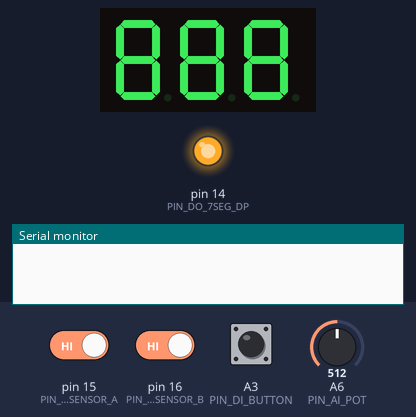
Bench run of a sketch on a simulated Arduino Nano, built with avr-gcc and run on an emulated ATmega328P. On the bench: 3-digit seven-segment display, output pins drawn as LEDs (lit = HIGH), the last lines printed to the serial monitor. Wiring (inferred from the names in the program): BCD to 7-segment decoder: data pin 5, pin 2, pin 3, pin 4; 3-digit 7-segment display, segments lit when HIGH: segments Q0, Q1, Q2, Q3, Q4, Q5, Q6; digit selects pin 8, pin 7, pin 6. The test bench sets the inputs (shaded band); at power-on: A3 (PIN_DI_BUTTON) LOW, A6 (PIN_AI_POT) = 512, pin 15 (PIN_DI_SENSOR_A) HIGH, pin 16 (PIN_DI_SENSOR_B) HIGH. The segment pins are drawn as the display they are named for; pins used as bus, display or sensor lines are not drawn.

Above: at 0.1 s.
2.9 s: A3 (PIN_DI_BUTTON) pulled HIGH for 0.15 s
At 3.5 s:
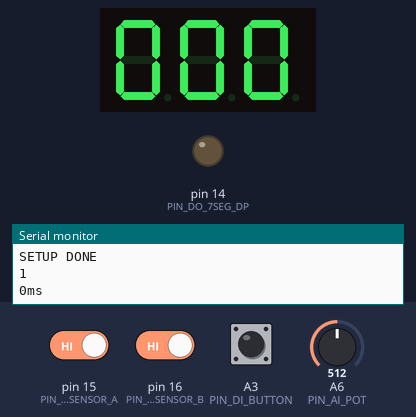
4.5 s: A3 (PIN_DI_BUTTON) pulled HIGH for 1 s
At 5.5 s:
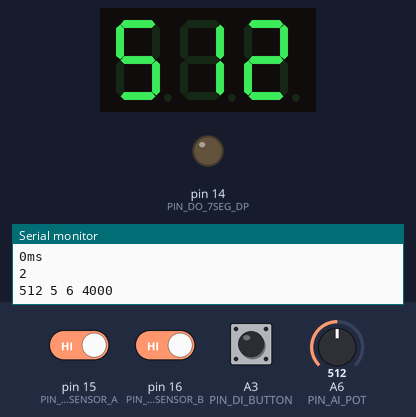
7.0 s: A3 (PIN_DI_BUTTON) pulled HIGH for 0.15 s
At 7.2 s:
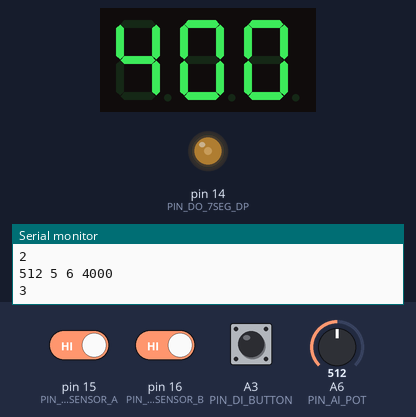
7.7 s: A6 (PIN_AI_POT) set to 676
At 7.88 s:
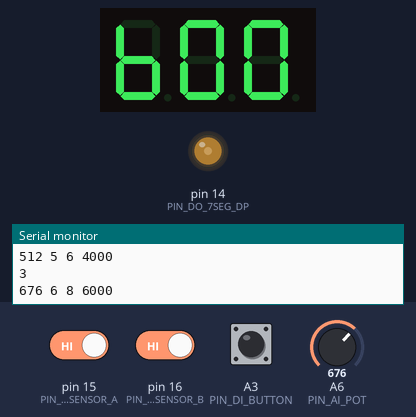
9.2 s: A6 (PIN_AI_POT) set to 716
At 10.5 s:
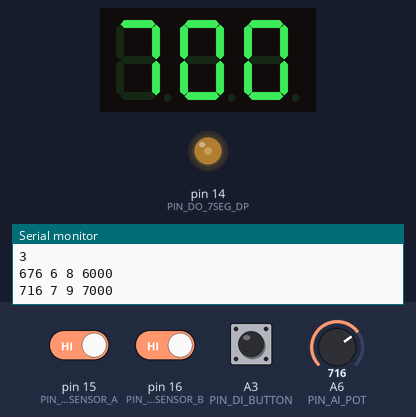
10.7 s: A6 (PIN_AI_POT) set to 99
12.2 s: A6 (PIN_AI_POT) set to 90
At 13.7 s:
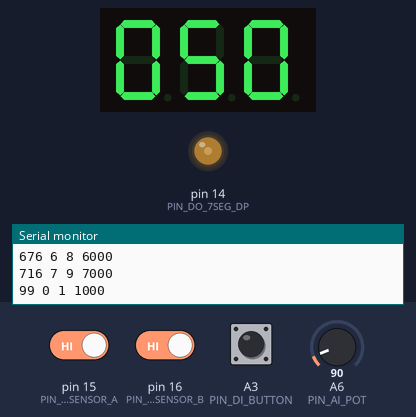
Timing chart, 0 to 14.7 s (numbered marks = the images above; inputs shaded):
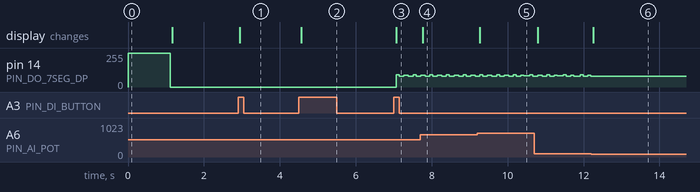

The sketch:

speed7segment.ino
```cpp
#include "defines.h"
#include "display.h"
#include "sensors.h"

unsigned long micros_display = 0; //DO A FUNCTION FOR ELAPSED MILLIS
const int gate_ms[] = {500, 1000, 1500, 2000, 2500, 3000, 4000, 5000, 6000, 7000, 8000, 9000, 10000};

void callback_button_pressed(void);


void setup()
{
  // put your setup code here, to run once:

  setup_digital_pins();

  Serial.begin(19200);
  while (!Serial);  // wait for serial port to connect. Needed for native USB port only

  lamp_test();

  button_setup_callbacks(&callback_button_pressed, &callback_button_released);

  nvm_init();

  Serial.println("SETUP DONE");
}


int mode = 0;

void loop()
{
  // put your main code here, to run repeatedly:

  button_scheduled();

  switch(mode)
  {
    case 0:
    {
      display_set_value(0, 0b111);
      loop_mode_passthrough();
      break;
    }

    case 1:
    {
      sensors_scheduled();
      loop_mode_speed(0);
      break;
    }

    case 2:
    {
      loop_test_pot(0);
      break;
    }

    case 3:
    {
      loop_test_pot(1);
      break;
    }

    case 4:
    case 5:
    {
      int sensor = (mode == 4 ? PIN_AI_SENSOR_A : PIN_AI_SENSOR_B);
      loop_test_analog(sensor);
      LED_sensor_A(mode == 4);
      LED_sensor_B(mode == 5);
      break;
    }

    case 6:
    {
      loop_test_button();
      break;
    }

  }

  loop_update_display();
}

void callback_button_pressed(void)
{
  // if (mode > 2) mode = 0;
  if (mode != 6) ++mode;
  // mode == 6 ? --mode : ++mode;
  Serial.println(mode);
}

unsigned long button_ms_released = 0;
void callback_button_released(unsigned long ms)
{
  button_ms_released = ms;
}

bool reset_until_new_speed = false; //blank vs 000
void loop_mode_speed(bool reset)
{
  int speed = sensors_get_speed();
  int dots = 0;
  int blank = reset ? 0b111 : 0;

  if (speed < 0) speed = 0; //should not happen
  if (speed > 999)
  {
    speed = 999;
    dots = 0b111; //overflow
  }
  display_set_value(speed, blank, dots);
}


void loop_update_display(void)
{
  unsigned long time_micros = micros();

  if (time_micros >= micros_display + DISPLAY_REFRESH)
  {
    micros_display = time_micros;
    display_scheduled();
    // Serial.println("DISPLAY UPDATE");

  }
}

void loop_mode_passthrough(void)
{
  bool sensorA = false;
  bool sensorB = false;

  sensorA = !digitalRead(PIN_DI_SENSOR_A);
  sensorB = !digitalRead(PIN_DI_SENSOR_B);

  digitalWrite(PIN_DO_TRIGRDY_A, !sensorA);
  digitalWrite(PIN_DO_TRIGRDY_B, !sensorB);
  digitalWrite(PIN_DO_BICOLOR_R, sensorA);
  digitalWrite(PIN_DO_BICOLOR_G, sensorB);
}

void lamp_test(void)
{
  display_set_value(888, 0, 0b111);
  LED_bicolor(LED_BICOLOR_RED);
  LED_sensor_A(true);
  LED_sensor_B(false);

  delayUpdateDisplay(500);

  LED_bicolor(LED_BICOLOR_GREEN);
  LED_sensor_A(false);
  LED_sensor_B(true);

  delayUpdateDisplay(500);

  display_set_value(0, 0b111);
  LED_bicolor(LED_BICOLOR_OFF);
  LED_sensor_A(false);
  LED_sensor_B(false);

  delayUpdateDisplay(500);
}

void delayUpdateDisplay(int delay)
{
  //delay(300);
  for(int i = 0; i < delay; ++i)
  {
    display_scheduled();
    delayMicroseconds(1000);
  }
}
```

button.ino
```cpp
#include "defines.h"

bool button_filtered = false;
long button_debounce_counter = 0;
long button_debounce_threshold = 10;
unsigned long button_ms_press = 0;
unsigned long button_ms_release = 0;

void (*p_fcn_press)(void) = nullptr;
void (*p_fcn_release)(unsigned long) = nullptr;

//////////////// FILTER!

void button_scheduled(void)
{
  bool button = button_filter(digitalRead(PIN_DI_BUTTON));
  static bool button_prev = false;

  #ifdef SERIAL_DEBUG
  Serial.print("B"); //Button
  Serial.print(button);
  Serial.print(button_prev);
  Serial.println();
  #endif

  if (button && !button_prev)
  {
    button_cb_pressed();
    button_ms_press = millis();
  }

  if (!button && button_prev)
  {
    button_ms_release = millis();
    button_cb_released(button_ms_release - button_ms_press);
  }

  button_filtered = button;
  button_prev = button_filtered;
}

bool button_get_status(void)
{
  return button_filtered;
}

unsigned long button_get_ms_press(void)
{
  return button_get_status() ? millis() - button_ms_press : 0;
}

bool button_filter(bool button)
{
  static bool button_status = false;

  if (button)
  {
    ++button_debounce_counter;
  }
  else
  {
    --button_debounce_counter;
  }

  if (button_debounce_counter < 0) button_debounce_counter = 0;
  if (button_debounce_counter > button_debounce_threshold) button_debounce_counter = button_debounce_threshold;

  if (button_debounce_counter == 0) button_status = false;
  if (button_debounce_counter == button_debounce_threshold) button_status = true;

  return button_status;
}

//typedef void (*cbfcn)(void);

// void button_setup_callbacks(void (*press)(void) = nullptr, void (*release)(void) = nullptr)
void button_setup_callbacks(void (*press)(void), void (*release)(void))
{
  p_fcn_press = press;
  p_fcn_release = release;
}

void button_cb_pressed(void)
{
  if (p_fcn_press != nullptr)
  {
    (*p_fcn_press)();
  }
}

void button_cb_released(unsigned long ms)
{
  if (p_fcn_release != nullptr)
  {
    (*p_fcn_release)(ms);
  }
}
```

defines.h
```cpp
#ifndef DEFINES_H
#define DEFINES_H

#define PIN_DO_7SEG_BCD_A 5
#define PIN_DO_7SEG_BCD_B 2
#define PIN_DO_7SEG_BCD_C 3
#define PIN_DO_7SEG_BCD_D 4
#define PIN_DO_7SEG_MUX_1 8
#define PIN_DO_7SEG_MUX_2 7
#define PIN_DO_7SEG_MUX_3 6
#define PIN_DO_7SEG_DP    14 //A0
#define PIN_DO_TRIGRDY_B  9
#define PIN_DO_TRIGRDY_A  10
#define PIN_DO_BICOLOR_G  11
#define PIN_DO_BICOLOR_R  12

#define PIN_DI_SENSOR_A   15
#define PIN_DI_SENSOR_B   16
#define PIN_AI_SENSOR_A   A4
#define PIN_AI_SENSOR_B   A5
#define PIN_DI_BUTTON     A3
#define PIN_AI_POT        A6

#define DISPLAY_REFRESH 3000 //us
#define DISPLAY_RESET ZEROS

#define SERIAL_INFO
// #define SERIAL_DEBUG

#endif
```

display.cpp
```cpp
#include "display.h"
#include "defines.h"

struct
{
  uint16_t value;
  uint8_t dots;
  uint8_t blank;
} display_status = {0};

struct
{
  uint16_t value;
  uint8_t dots;
  uint8_t blank;
} display_setpoint = {0};


// PRIVATE FUNCTIONS DECLARATION
void display_mux(uint8_t);


// PRIVATE FUNCTIONS DEFINITION

void display_7seg_ABCD(uint8_t value)
{
  // value %= 10;
  value &= 0x0F;

  bool pinA = (value & 0x01) > 0;
  bool pinB = (value & 0x02) > 0;
  bool pinC = (value & 0x04) > 0;
  bool pinD = (value & 0x08) > 0;

  digitalWrite(PIN_DO_7SEG_BCD_A, pinA);
  digitalWrite(PIN_DO_7SEG_BCD_B, pinB);
  digitalWrite(PIN_DO_7SEG_BCD_C, pinC);
  digitalWrite(PIN_DO_7SEG_BCD_D, pinD);
}

void display_mux(uint8_t output_enable)
{
  digitalWrite(PIN_DO_7SEG_MUX_3, (output_enable & 0x01) > 0);
  digitalWrite(PIN_DO_7SEG_MUX_2, (output_enable & 0x02) > 0);
  digitalWrite(PIN_DO_7SEG_MUX_1, (output_enable & 0x04) > 0);
}


void display_driver(uint16_t val_7seg, uint8_t mux, uint8_t blank, uint8_t dot)
{
  display_mux(0);

  if ((display_status.blank >> mux) & 0x01)
  {
    display_7seg_ABCD(0x0F);
  }
  else
  {
    display_7seg_ABCD((val_7seg >> (4*mux)) & 0x000F);
  }

  digitalWrite(PIN_DO_7SEG_DP, (display_status.dots >> mux) & 0x01);

  display_mux(1 << mux);
}

uint16_t display_integer_value_to_hex(uint16_t value)
{
  uint16_t hex_value = 0;
  hex_value |= value % 10;
  hex_value |= ((value/10) % 10) << 4;
  hex_value |= ((value/100) % 10) << 8;
  return hex_value;
}

// PUBLIC FUNCTIONS DEFINITION
void display_set_value(int value, uint8_t blank, int dots)
{
  display_setpoint.value = value;
  display_setpoint.blank = blank;
  display_setpoint.dots = dots;
}

void display_scheduled(void)
{
  static uint8_t mux = 0;

  if (mux == 0)
  {
    display_status.value = display_setpoint.value;
    display_status.dots = display_setpoint.dots;
    display_status.blank = display_setpoint.blank;
  }

  display_driver(display_integer_value_to_hex(display_status.value), mux, display_status.blank, display_status.dots);

  mux++;

  if (mux >= DISPLAY_DIGITS)
  {
    mux = 0;
  }
}


int number_len(long value)
{
  int len = 0;

  while (value)
  {
    value /= 10;
    ++len;
  }

  return len;
}

void display_set_value_auto_dot(long value, int decimals)
{
  int dots = 0;
  int digits_integer = number_len(value) - decimals;

  if (digits_integer <= 1) digits_integer = 1;

  switch (digits_integer)
  {
    case 1:   dots = 0b100; break;
    case 2:   dots = 0b010; break;
    default:  dots = 0b000;
  }

  // DISPLAY_DIGITS;
  for (int i = 0; i < digits_integer; ++i) value /= 10;

  // Serial.print(value);
  // Serial.print("\t");
  // Serial.print(decimals);
  // Serial.print("\t");
  // Serial.print(digits_integer);
  // Serial.print("\t");
  // Serial.print(dots);
  // Serial.println();

  display_set_value(value, 0, dots);
}

//fcns for TRg'd and bicolor

void LED_raw(bool LED_green, bool LED_red, bool LED_A, bool LED_B)
{
  digitalWrite(PIN_DO_BICOLOR_G, LED_green);
  digitalWrite(PIN_DO_BICOLOR_R, LED_red);
  digitalWrite(PIN_DO_TRIGRDY_A, LED_A);
  digitalWrite(PIN_DO_TRIGRDY_B, LED_B);
}

void LED_bicolor(int color)
{
  digitalWrite(PIN_DO_BICOLOR_G, color == LED_BICOLOR_GREEN || color == LED_BICOLOR_ORANGE);
  digitalWrite(PIN_DO_BICOLOR_R, color == LED_BICOLOR_RED   || color == LED_BICOLOR_ORANGE);
}

void LED_sensor_A(bool state)
{
  digitalWrite(PIN_DO_TRIGRDY_A, !state);
}

void LED_sensor_B(bool state)
{
  digitalWrite(PIN_DO_TRIGRDY_B, !state);
}

void LED_sensor(int led, bool state)
{
  int pin = -1;

  switch (led)
  {
    case LED_SENSOR_A:
      pin = PIN_DO_TRIGRDY_A;
      break;

    case LED_SENSOR_B:
      pin = PIN_DO_TRIGRDY_B;
      break;
  }

  if (pin != -1) digitalWrite(pin, state);
}
```

display.h
```cpp
#ifndef DISPLAY_H
#define DISPLAY_H

#include <Arduino.h>

#define DISPLAY_DIGITS 3

enum {LED_BICOLOR_OFF, LED_BICOLOR_GREEN, LED_BICOLOR_RED, LED_BICOLOR_ORANGE};
enum {LED_SENSOR_A, LED_SENSOR_B};

void display_scheduled(void);
void display_set_value(int, uint8_t = 0, int = 0);
void display_set_value_auto_dot(long, int = 1);
void LED_bicolor(int);
void LED_sensor_A(bool);
void LED_sensor_B(bool);

#endif //DISPLAY_H
```

nvm.ino
```cpp
//Non Volatile Memory for storing configuration parameters (settings)

#include <EEPROM.h>

#define NVM_ADDRESS 0x10

typedef struct nvm_struct
{
  int nvm_rearm_time;
  int nvm_sensor_mode;
  int nvm_sensor_threshold;
} nvm_struct_t;

enum
{
  NVM_REARM_TIME, //time to enable trigger
  NVM_SENSOR_MODE, //digital or analog
  NVM_SENSOR_THRESHOLD, //for analog mode only
};

int nvm_defaults[] =
{
  2,
  0,
  500,
};

nvm_struct_t nvm_data {0};


void nvm_init(void)
{
  Serial.print("Internal EEPROM size: ");
  Serial.println(EEPROM.length());
  nvm_read();
}


void nvm_read(void)
{
  EEPROM.get(NVM_ADDRESS, nvm_data);
}


void nvm_write(void)
{
  EEPROM.put(NVM_ADDRESS, nvm_data);
}


int nvm_get(int index)
{
  int data = 0;

  switch (index)
  {
    case NVM_REARM_TIME:
      data = nvm_data.nvm_rearm_time;
      break;

    case NVM_SENSOR_MODE:
      data = nvm_data.nvm_sensor_mode;
      break;

    case NVM_SENSOR_THRESHOLD:
      data = nvm_data.nvm_sensor_threshold;
      break;
  }

  return nvm_param_range(index, data);
}


void nvm_set(int index, int value)
{
  value = nvm_param_range(index, value);

  switch (index)
  {
    case NVM_REARM_TIME:
      nvm_data.nvm_rearm_time = value;
      break;

    case NVM_SENSOR_MODE:
      nvm_data.nvm_sensor_mode = value;
      break;

    case NVM_SENSOR_THRESHOLD:
      nvm_data.nvm_sensor_threshold = value;
      break;
  }
}


int nvm_param_range(int index, int value)
{
  int range_low = 0;
  int range_high = 0;

  switch (index)
  {
    case NVM_REARM_TIME:
      range_low   = 0;
      range_high  = 5;
      break;

    case NVM_SENSOR_MODE:
      range_low   = 0;
      range_high  = 1;
      break;

    case NVM_SENSOR_THRESHOLD:
      range_low   = 0;
      range_high  = 1023;
      break;
  }

  return ((value >= range_low) && (value <= range_high)) ? value : nvm_defaults[index];
}
```

potentiometer.ino
```cpp
#include "defines.h"

//RE DO
//ADD HISTERESYS
uint16_t potControlDiscrete(uint16_t input, uint16_t steps)
{
    if (steps < 1) steps = 1;
    if (steps > 1000) steps = 1000;
    if (input > 1000) input = 1000;

    return (input / (1000/steps + 1));
}

int rescale(int input, int in_min, int in_max, int out_min, int out_max)
{
    double ratio = (double)(out_max - out_min + 1) / (double)(in_max - in_min);

    input++;
    if (input > in_max) input = in_max;
    if (input < in_min) input = in_min;
    input--;

    return ratio * (double)(input - in_min);
}

int digitalFilter(int input, int prev, int alpha1k)
{
    return input;
}

bool potUpdated(int value, int ref, int delta)
{
    return abs(value - ref) >= delta;
}

int potRead(void)
{
  return analogRead(PIN_AI_POT);
}
```

sensors.cpp
```cpp
#include "sensors.h"
#include "defines.h"

// float SENSOR_DISTANCE = 2.54 * 58; //mm/step * number of steps //in mm
// long DISTANCE_nm = 147320000LLU; //in nm --> mm / us
// long DISTANCE_um = 147320LU; //in um --> mm / ms
long DISTANCE_um = 127000LU; //in um --> mm / ms
#define SENSOR_DISTANCE (DISTANCE_um)

// int sensorPin = A0;   // select the input pin for the potentiometer
// int ledPin = 13;      // select the pin for the LED

int sensorValue = 0;  // variable to store the value coming from the sensor
int counter = 0;

signed long milis_sensorA = 0;
signed long milis_sensorB = 0;

bool sensorA = false;
bool sensorB = false;
bool sensorA_prev = true;
bool sensorB_prev = true;
bool sensorA_new = false;
bool sensorB_new = false;
bool gateA = true;
bool gateB = true;
bool updated_value = true;
bool new_speed_value = false;

int speed = 0;
long time = 0; //diff

sensor_type_t sensor_mode = SENSOR_DIGITAL;

int threshold = 511;


bool sensor_detected(sensor_enum_t sensor);
bool sensor_detected_digital(sensor_enum_t sensor);
bool sensor_detected_analog(sensor_enum_t sensor);

/////////////////////////////////////// HYSTERESYS

bool sensors_has_speed_updated(void)
{
  return new_speed_value;
}

int sensors_get_speed(void)
{
  new_speed_value = false;
  return speed;
}

long sensors_get_time(void)
{
  return time;
}


void sensors_set_gate(int)
{

}

void sensors_scheduled(void)
{
  unsigned long milis = millis();
  // unsigned long milis = micros();
  // sensorA = !digitalRead(PIN_DI_SENSOR_A);
  // sensorB = !digitalRead(PIN_DI_SENSOR_B);

  sensorA = sensor_detected(SENSOR_A);
  sensorB = sensor_detected(SENSOR_B);

  if (milis > milis_sensorA + MILIS_GATE) gateA = true;
  if (milis > milis_sensorB + MILIS_GATE) gateB = true;

  digitalWrite(PIN_DO_TRIGRDY_A, !gateA);
  digitalWrite(PIN_DO_TRIGRDY_B, !gateB);

  if (gateA && gateB)
  {
    sensorA_new = false;
    sensorB_new = false;
  }

  if ((sensorA > sensorA_prev) && gateA)
  {
    milis_sensorA = milis;
    sensorA_new = true;
    gateA = false;
  }

  if ((sensorB > sensorB_prev) && gateB)
  {
    milis_sensorB = milis;
    sensorB_new = true;
    gateB = false;
  }

  sensorA_prev = sensorA;
  sensorB_prev = sensorB;

  if (sensorA_new && sensorB_new)
  {
    sensorA_new = false;
    sensorB_new = false;
    updated_value = true;
  }

  if (updated_value)
  {
    updated_value = false;
    new_speed_value = true;

    unsigned long time_diff = abs(milis_sensorB - milis_sensorA); //ms

    #ifdef SERIAL_INFO
    Serial.print(time_diff);
    Serial.println("ms");
    #endif

    speed = (unsigned long)SENSOR_DISTANCE / time_diff; //mm/s
  }
}

int sensor_analog_value(sensor_enum_t sensor)
{
  return analogRead(sensor == SENSOR_A ? PIN_AI_SENSOR_A : PIN_AI_SENSOR_B);
}

bool sensor_detected_analog(sensor_enum_t sensor)
{
  return sensor_analog_value(sensor) > threshold;
}

bool sensor_detected(sensor_enum_t sensor)
{
  return sensor_mode == SENSOR_ANALOG ? sensor_detected_analog(sensor) : sensor_detected_digital(sensor);
}

bool sensor_detected_digital(sensor_enum_t sensor)
{
  return !digitalRead(sensor == SENSOR_A ? PIN_DI_SENSOR_A : PIN_DI_SENSOR_B);
}
```

sensors.h
```cpp
#ifndef SENSORS_H
#define SENSORS_H

#include <Arduino.h>

#define MILIS_GATE 3000

typedef enum sensor_enum {SENSOR_A, SENSOR_B} sensor_enum_t;
typedef enum sensor_type {SENSOR_DIGITAL, SENSOR_ANALOG} sensor_type_t;

void sensors_scheduled(void);
int sensors_get_speed(void);

#endif //SENSORS_H
```

setup.ino
```cpp
#include "defines.h"

void setup_digital_pins(void)
{
  pinMode(PIN_DO_7SEG_BCD_A, OUTPUT); //BCD A
  pinMode(PIN_DO_7SEG_BCD_B, OUTPUT); //BCD B
  pinMode(PIN_DO_7SEG_BCD_C, OUTPUT); //BCD C
  pinMode(PIN_DO_7SEG_BCD_D, OUTPUT); //BCD D

  pinMode(PIN_DO_7SEG_DP, OUTPUT); //DP

  pinMode(PIN_DO_7SEG_MUX_1, OUTPUT); //MUX DIG1
  pinMode(PIN_DO_7SEG_MUX_2, OUTPUT); //MUX DIG2
  pinMode(PIN_DO_7SEG_MUX_3, OUTPUT); //MUX DIG3

  pinMode(PIN_DO_TRIGRDY_A, OUTPUT); //TRIG rdy A
  pinMode(PIN_DO_TRIGRDY_B, OUTPUT); //TRIG rdy B

  pinMode(PIN_DO_BICOLOR_R, OUTPUT); //LED bicolor R
  pinMode(PIN_DO_BICOLOR_G, OUTPUT); //LED bicolor G

  pinMode(PIN_DI_SENSOR_A, INPUT); //Sensor A
  pinMode(PIN_DI_SENSOR_B, INPUT); //Sensor B
  pinMode(PIN_AI_SENSOR_A, INPUT); //Sensor A
  pinMode(PIN_AI_SENSOR_B, INPUT); //Sensor B

  pinMode(PIN_DI_BUTTON, INPUT); //Pushbutton
  pinMode(PIN_AI_POT, INPUT); //Potentiometer
}
```

Source omitted: test.ino (3823 bytes)

Measured:
- after the input at 2.9 s, the display: changes at once (image 1)
- after the input at 4.5 s, the display: changes after 0.06 s (image 2)
- after the input at 7.0 s, the display: changes after 0.07 s (image 3)
- after the input at 7.7 s, the display: changes after 0.06 s (image 4)
- after the input at 9.2 s, the display: changes after 0.07 s (image 5)
- after the input at 12.2 s, pin 14 (PIN_DO_7SEG_DP): stops changing and stays 82/255; the display: changes after 0.06 s (image 6)
